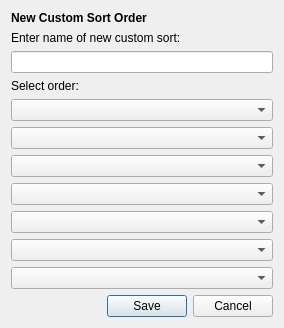
<?xml version="1.0" encoding="UTF-8"?>
<ui version="4.0">
 <class>CustomSort</class>
 <widget class="QDialog" name="CustomSort">
  <property name="geometry">
   <rect>
    <x>0</x>
    <y>0</y>
    <width>284</width>
    <height>312</height>
   </rect>
  </property>
  <property name="windowTitle">
   <string>Create New Sort Order</string>
  </property>
  <property name="windowIcon">
   <iconset resource="../images.qrc">
    <normaloff>:/icon32.ico</normaloff>:/icon32.ico</iconset>
  </property>
  <layout class="QGridLayout" name="gridLayout">
   <item row="9" column="0" colspan="2">
    <widget class="QComboBox" name="field_5"/>
   </item>
   <item row="8" column="0" colspan="2">
    <widget class="QComboBox" name="field_4"/>
   </item>
   <item row="7" column="0" colspan="2">
    <widget class="QComboBox" name="field_3"/>
   </item>
   <item row="6" column="0" colspan="2">
    <widget class="QComboBox" name="field_2"/>
   </item>
   <item row="2" column="0" colspan="2">
    <widget class="QLineEdit" name="sort_name"/>
   </item>
   <item row="0" column="0" colspan="2">
    <widget class="QLabel" name="sort_label">
     <property name="styleSheet">
      <string notr="true"/>
     </property>
     <property name="text">
      <string>&lt;html&gt;&lt;head/&gt;&lt;body&gt;&lt;p&gt;&lt;span style=&quot; font-weight:600;&quot;&gt;New Custom Sort Order&lt;/span&gt;&lt;/p&gt;&lt;/body&gt;&lt;/html&gt;</string>
     </property>
    </widget>
   </item>
   <item row="3" column="0" colspan="2">
    <widget class="QLabel" name="label_2">
     <property name="text">
      <string>Select order:</string>
     </property>
    </widget>
   </item>
   <item row="1" column="0" colspan="2">
    <widget class="QLabel" name="label">
     <property name="text">
      <string>Enter name of new custom sort:</string>
     </property>
    </widget>
   </item>
   <item row="5" column="0" colspan="2">
    <widget class="QComboBox" name="field_1"/>
   </item>
   <item row="12" column="1">
    <widget class="QDialogButtonBox" name="buttonBox">
     <property name="standardButtons">
      <set>QDialogButtonBox::Cancel|QDialogButtonBox::Save</set>
     </property>
    </widget>
   </item>
   <item row="4" column="0" colspan="2">
    <widget class="QComboBox" name="field_0">
     <item>
      <property name="text">
       <string/>
      </property>
     </item>
    </widget>
   </item>
   <item row="11" column="1">
    <spacer name="verticalSpacer">
     <property name="orientation">
      <enum>Qt::Vertical</enum>
     </property>
     <property name="sizeHint" stdset="0">
      <size>
       <width>20</width>
       <height>72</height>
      </size>
     </property>
    </spacer>
   </item>
   <item row="10" column="0" colspan="2">
    <widget class="QComboBox" name="field_6"/>
   </item>
  </layout>
 </widget>
 <resources>
  <include location="../images.qrc"/>
 </resources>
 <connections/>
</ui>
